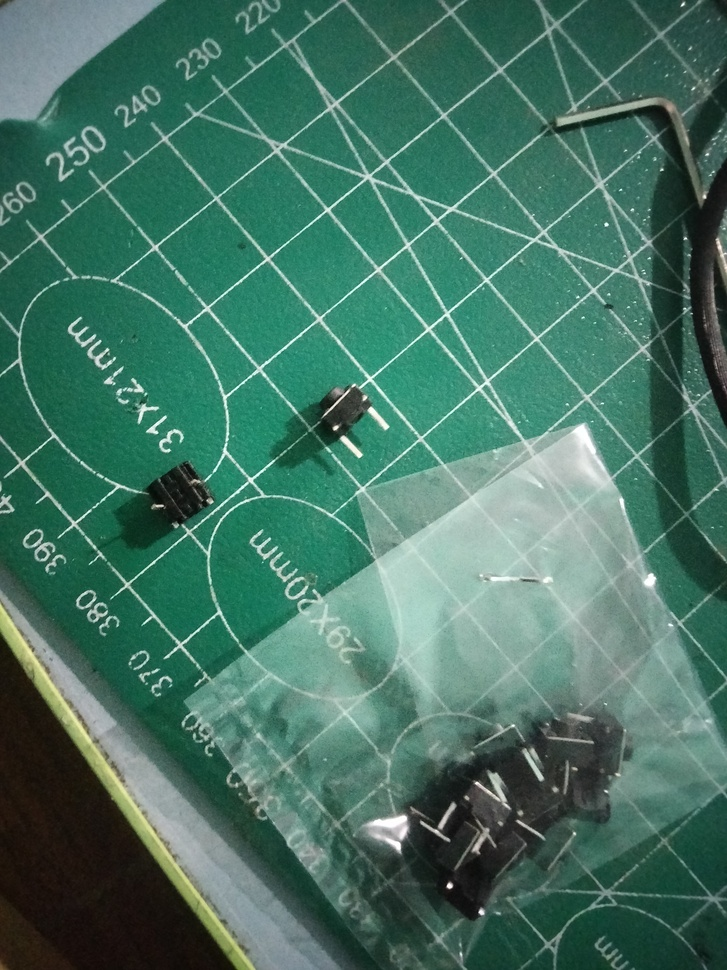
#> input picture sample/IMG20261011100222.jpg, 727 x 970 px, shrunk from 3120 x 4160 before the run, found by its file name
$ python crop_switch.py
#> lines starting #> are read from the running program, lines starting #| are printed output that depends on the picture
from PIL import Image

img = Image.open("sample/IMG20261011100222.jpg")
#> img is the input picture: PIL image 727x970 RGB; mean R, G, B 69.5, 115.3, 99.8
w, h = img.size
#> w = 727; h = 970
print(f"Image size: {w} x {h}")
#| Image size: 727 x 970

# Crop the switch on the mat (around the center / 31x21mm oval)
# Let's find the crop coordinates
crop1 = img.crop((w * 0.35, h * 0.35, w * 0.65, h * 0.55))
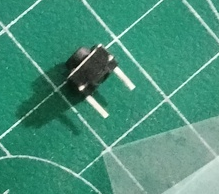
#> crop1: PIL image 219x194 RGB; mean R, G, B 71.6, 144.7, 122.1
crop1.save("sample/switch_zoom.jpg")
print("Saved switch_zoom.jpg")

$ run again, with sample/btn_enhanced.jpg copied over sample/IMG20261011100222.jpg
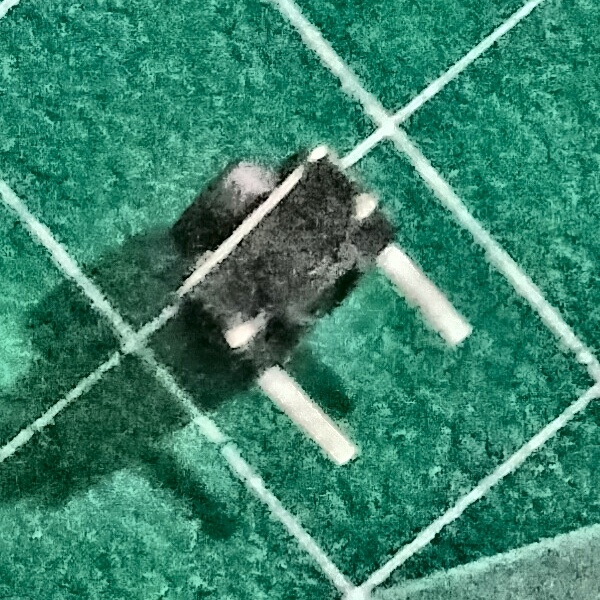
#> input picture sample/btn_enhanced.jpg, 600 x 600 px, found by its file name
#> img is the input picture: PIL image 600x600 RGB; mean R, G, B 57.3, 131.8, 108.7
#| Image size: 600 x 600
#> `crop1 = img.crop((w * 0.35, h * 0.35, w * 0.65, h * 0.55))`:
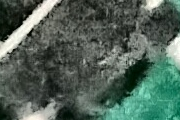
#> crop1: PIL image 180x120 RGB; mean R, G, B 80.4, 98.9, 88.2

$ run again, with sample/grid_calib.jpg copied over sample/IMG20261011100222.jpg
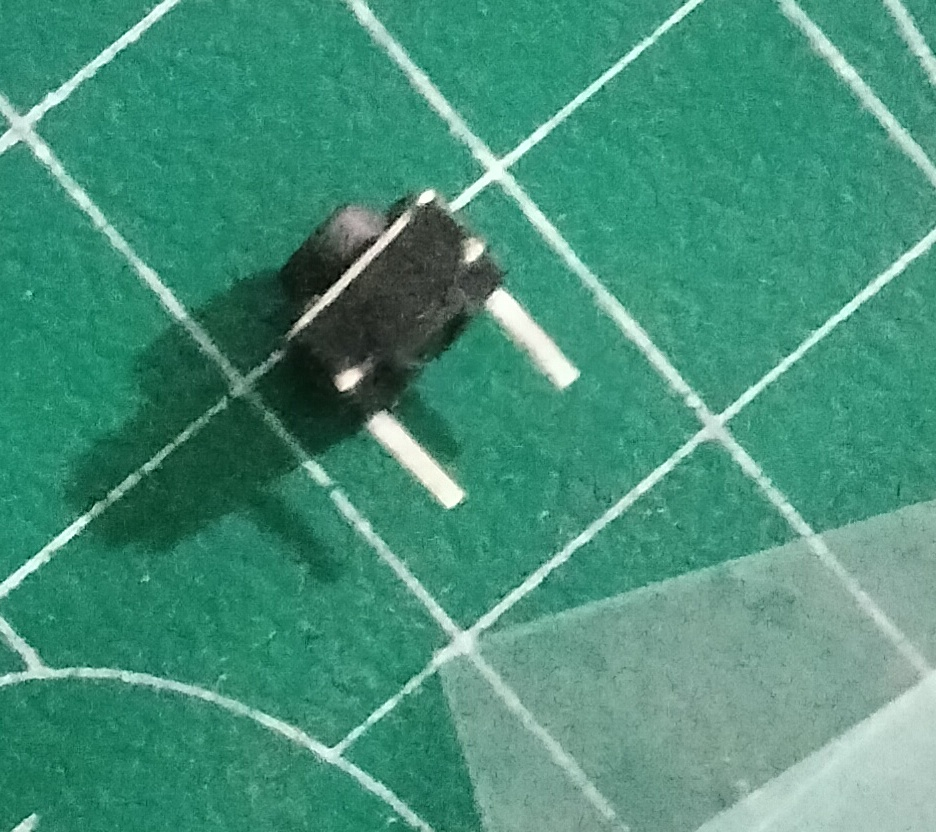
#> input picture sample/grid_calib.jpg, 936 x 832 px, found by its file name
#> img is the input picture: PIL image 936x832 RGB; mean R, G, B 71.4, 144.7, 121.9
#| Image size: 936 x 832
#> `crop1 = img.crop((w * 0.35, h * 0.35, w * 0.65, h * 0.55))`:
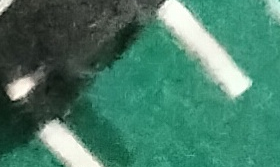
#> crop1: PIL image 280x167 RGB; mean R, G, B 70.5, 124.3, 105

$ run again, with sample/measure_grid.jpg copied over sample/IMG20261011100222.jpg
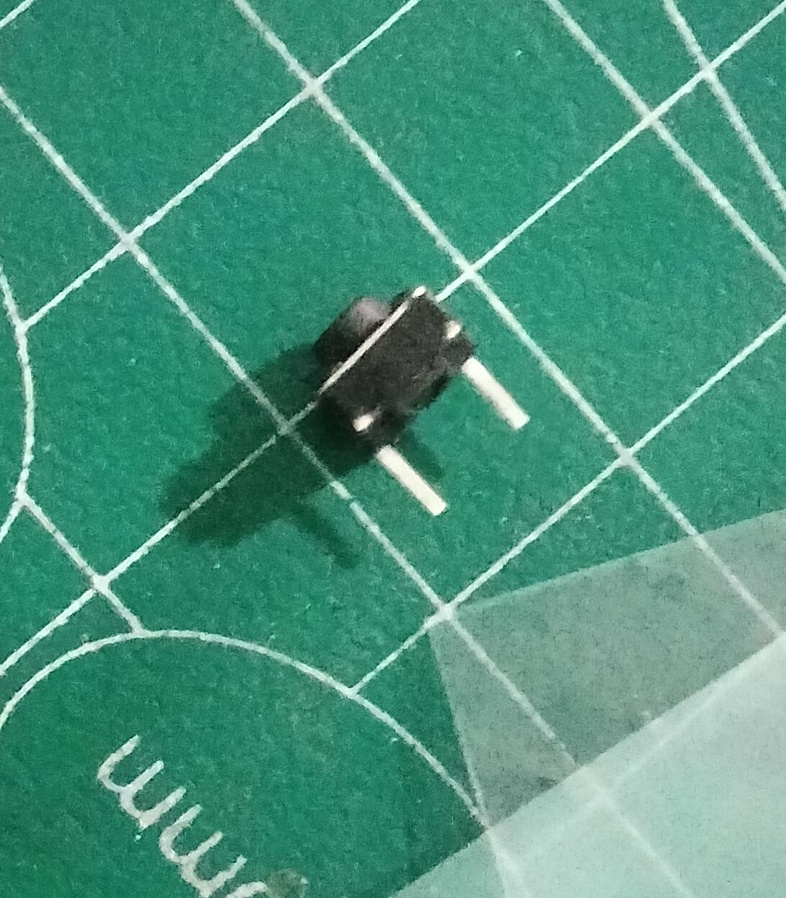
#> input picture sample/measure_grid.jpg, 786 x 898 px, shrunk from 1092 x 1248 before the run, found by its file name
#> img is the input picture: PIL image 786x898 RGB; mean R, G, B 73.1, 147.4, 124.5
#| Image size: 786 x 898
#> `crop1 = img.crop((w * 0.35, h * 0.35, w * 0.65, h * 0.55))`:
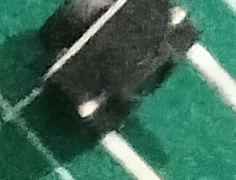
#> crop1: PIL image 236x180 RGB; mean R, G, B 61.8, 104.9, 87.9
